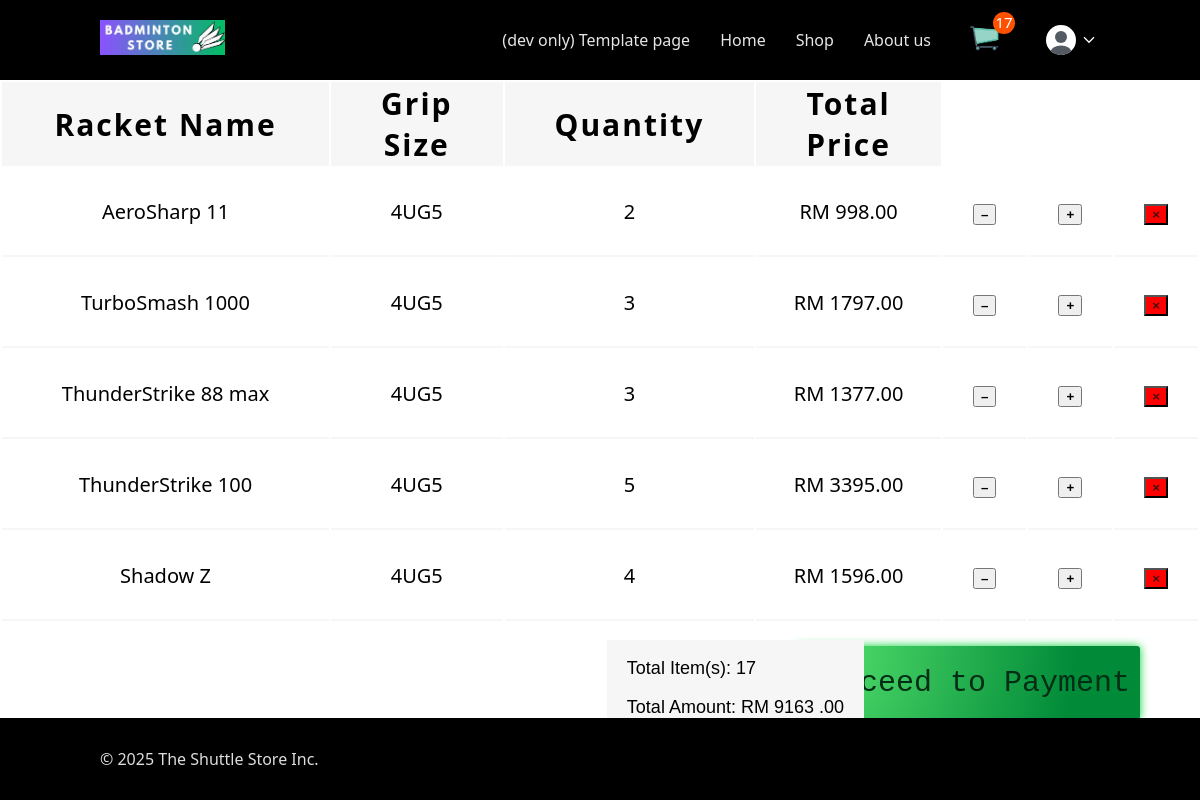
The app's page /pages/product/cartPage.php (signed in) with its own data.
### tables this page shows
CREATE TABLE `cartitem` (
  `userID` int(11) NOT NULL,
  `productID` varchar(5) NOT NULL,
  `sizeID` varchar(4) NOT NULL,
  `quantity` int(11) NOT NULL
);

CREATE TABLE `product` (
  `productID` varchar(5) NOT NULL,
  `productName` varchar(100) NOT NULL,
  `price` float(6,2) NOT NULL,
  `seriesID` varchar(3) DEFAULT NULL,
  `introduction` varchar(1000) NOT NULL,
  `playerInfo` varchar(1000) NOT NULL
);

### pages/product/cartPage.php (the view, shortened to what this page needs)
<?php
require '../../_base.php';
include '../../_head.php';
?>
<?php
                        $userID = $_user->userID;
                        $statement = $_db->prepare('SELECT * FROM cartitem JOIN product USING (productID) WHERE userID = ?');
                        $statement->execute([$userID]);
                        $cartItemArray = $statement->fetchAll();
                        $stm = $_db->prepare('SELECT SUM(quantity) AS total FROM cartitem WHERE userID = ?');
                        $stm->execute([$userID]);
                        $total = $stm->fetch();
                        $totalItem = $total->total;
                        $stmm = $_db->prepare('SELECT SUM(product.price * cartitem.quantity) AS amount
                                               FROM cartitem
                                               JOIN product ON cartitem.productID = product.productID
                                               WHERE cartitem.userID = ?');
                        $stmm->execute([$userID]);
                        $price = $stmm->fetch();
                        $totalAmount = $price->amount;
                        ?>
                        <?php if ($cartItemArray): ?>
                            <div class="tableHead">
                            <table>
                                <tr>
                                    <th>Racket Name</th>
                                    <th>Grip Size</th>
                                    <th>Quantity</th>
                                    <th>Total Price</th>
                                </tr>
                                <?php foreach ($cartItemArray as $cartObject): ?>
                                    <?php $price = $cartObject->price * $cartObject->quantity ?>
                                    <tr>
                                        <td> <?php echo $cartObject->productName ?> </td>
                                        <td> <?php echo $cartObject->sizeID ?> </td>
                                        <td> <?php echo $cartObject->quantity ?> </td>
                                        <td>RM <?php echo $price ?>.00</td>
                                        <td>
                                            <form method="POST">
                                                <?php if ($cartObject->quantity === 1): ?>
                                                    <button class="minus-btn" type="submit" data-confirm="This will remove <?= $cartObject->productName ?> (<?= $cartObject->sizeID ?>) from your cart. Proceed?"><strong>-</strong></button>
                                                <?php else: ?>
                                                    <button class="minus-btn" type="submit"><strong>&ndash;</strong></button>
                                                <?php endif ?>
                                            </form>
                                        </td>
                                        <td>
                                            <form method="POST">
                                                <button class="add-btn" type="submit"><strong>+</strong></button>
                                            </form>
                                        </td>
                                        <td>
                                            <form method="POST">
                                                <button class="delete-btn"
                                                        data-confirm="Remove <?= $cartObject->productName ?> (<?= $cartObject->sizeID ?>) from your cart?"
                                                >
                                                    <strong>&times;</strong>
                                                </button>
                                            </form>
                                        </td>
                                    </tr>
                                  <?php endforeach ?>
                            </table>
                                                </div>
                            <a onclick="onclick()" class="paymentBtn">
                            <button onclick="location='/pages/checkout/checkout.php?' ">Proceed to Payment </button>
                            </a>
                            <div class = "sum" ><p>Total Item(s): <?php echo $totalItem?></p>
                            <p>Total Amount: RM <?php echo $totalAmount ?> .00</p></div>
                        <?php else: ?>
                            <p>Your cart is empty.</p>
                        <?php endif ?>
<?php
include '../../_foot.php';

### css/app.css (style rules this page uses)
* { box-sizing: border-box; }
:root { --header-height: 80px; --body-left-right-padding: 100px; --brand-darkblue: hsl(206 100% 25%); --brand-lightblue: hsl(206, 100%, 89%); --primary-background: #eee; --semitransparent-gray: #0002; --color-success-background: rgb(195, 226, 195); --color-success-text: rgb(17, 74, 17); --color-success-border: rgb(0, 51, 0); --color-error-background: rgb(238, 205, 205); --color-error-text: rgb(171, 0, 0); --color-error-border: rgb(71, 0, 0); --color-warning-background: rgb(237, 238, 205); --color-warning-text: rgb(128, 64, 0); --color-warning-border: rgb(97, 48, 0); --green: rgb(27, 140, 27); --red: rgb(211, 1, 1); }
body { margin: 0; min-height: 100vh; display: flex; flex-direction: column; font-family: system-ui; background-color: var(--primary-background); }
a { text-decoration: none; color: inherit; }
.delete-btn { background-color: red; color: rgb(70, 13, 13); }

### pages/product/product.css (style rules this page uses)
:root { --sidebar-width: 250px; }
body { background-color: #ffffff; }
a { text-decoration:none; color: inherit; }
p { color: black; font-family: Arial, Helvetica, sans-serif; font-size: 90%; }

### pages/product/cartTable.css (style rules this page uses)
.tableHead th { position: relative; background-color: rgb(246, 246, 246); font-size: 30px; letter-spacing: 2px; width: 100%; padding-left: 50px; padding-right: 50px; }
.tableHead td { font-size: 20px; text-align: center; border-bottom: 2px solid rgb(246, 246, 246); padding: 30px; }
.paymentBtn button { position: absolute; background: radial-gradient(circle 280px at 0% 0%, #5ce973, #018a38); border: none; margin-top: 10px; font-size: 30px; padding: 20px; padding-left: 10px; padding-right: 10px; color: #032d14; border-radius: 3px; font-family: "Lucida Console", "Courier New", monospace; box-shadow: 0 0 10px rgb(6, 211, 54); bottom: 10%; right: 5%; }
.sum { position: absolute; right:28%; bottom:8%; font-size: 20px; background-color: rgb(246, 246, 246); padding-left: 20px; padding-right: 20px; }

### records on screen
cartitem: product.productName "AeroSharp 11", sizeID "4UG5", quantity "2", quantity.price "998"
cartitem: product.productName "TurboSmash 1000", sizeID "4UG5", quantity "3", quantity.price "1797"
cartitem: product.productName "ThunderStrike 88 max", sizeID "4UG5", quantity "3", quantity.price "1377"
cartitem: product.productName "ThunderStrike 100", sizeID "4UG5", quantity "5", quantity.price "3395"
cartitem: product.productName "Shadow Z", sizeID "4UG5", quantity "4", quantity.price "1596"

### other values on screen
$totalItem "17"
$totalAmount "9163"
